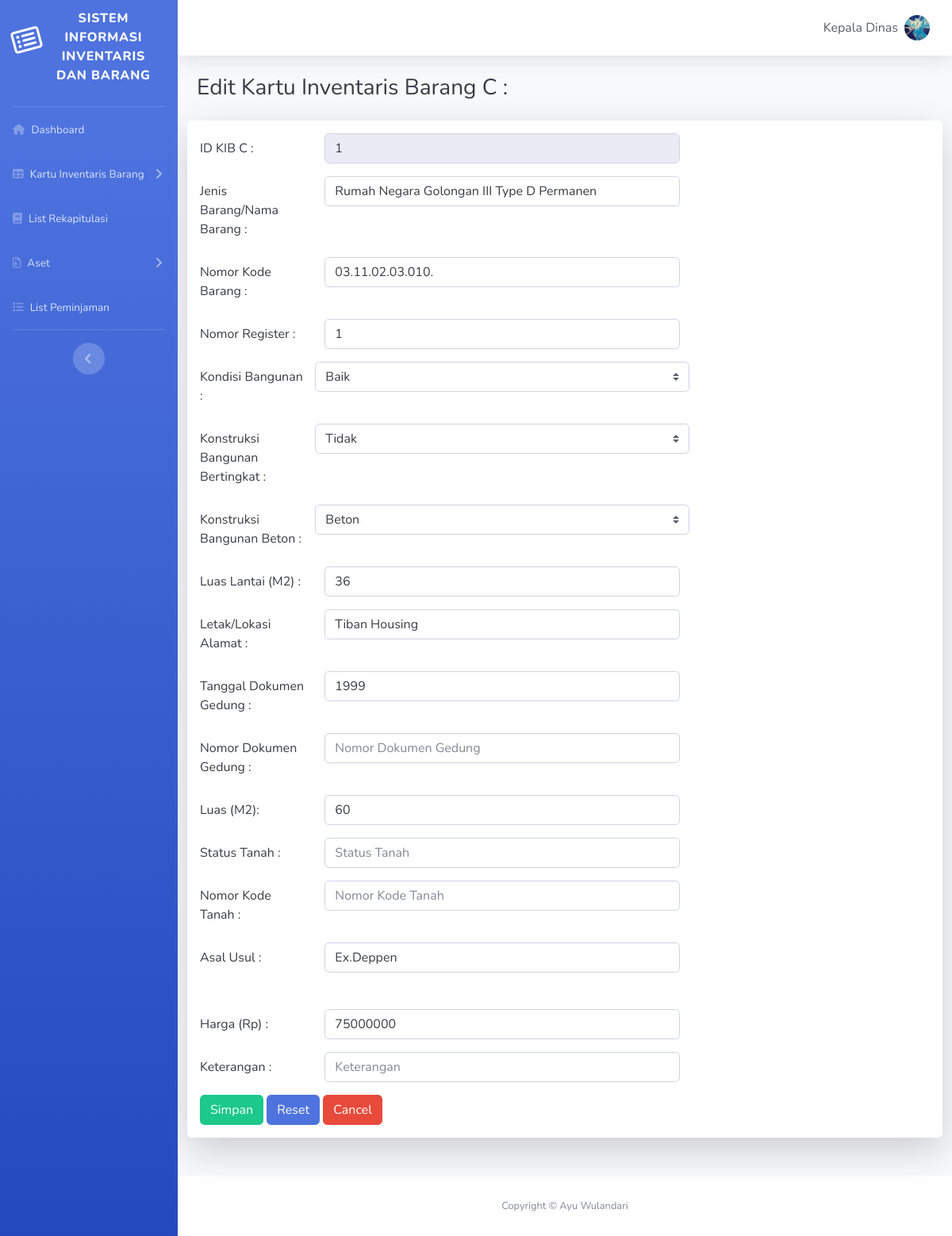
Page /view/ubah_kibC.php?id_kibC=1 (signed in) on the committed database.
### tables this page shows
CREATE TABLE `user` (
  `id_user` int(150) NOT NULL,
  `username` varchar(150) NOT NULL,
  `fullname` varchar(150) NOT NULL,
  `password` varchar(100) NOT NULL,
  `nip` varchar(255) NOT NULL,
  `jabatan` varchar(255) NOT NULL,
  `level` varchar(40) NOT NULL,
  `foto` varchar(100) DEFAULT NULL
);

CREATE TABLE `kib_c` (
  `id_kibC` int(150) NOT NULL,
  `jenis_barang` varchar(150) NOT NULL,
  `kode_barang` varchar(150) NOT NULL,
  `nomor_register` varchar(100) NOT NULL,
  `kondisi_bangunan` varchar(50) NOT NULL,
  `bertingkat` varchar(50) NOT NULL,
  `beton` varchar(40) NOT NULL,
  `luas_lantai` varchar(30) NOT NULL,
  `letak` varchar(30) NOT NULL,
  `tanggal` varchar(20) NOT NULL,
  `nomor` varchar(50) NOT NULL,
  `luas` varchar(10) NOT NULL,
  `status_tanah` varchar(40) NOT NULL,
  `nomor_tanah` varchar(40) NOT NULL,
  `asal_usul` varchar(30) NOT NULL,
  `harga` int(50) NOT NULL,
  `keterangan` varchar(50) NOT NULL
);

### view/ubah_kibC.php (the view, shortened to what the rows shown need)
<?php
include '../config.php';
?>
<!DOCTYPE html>
<html lang="en">
<head>
  <link href="vendor/fontawesome-free/css/all.min.css" rel="stylesheet" type="text/css">
  <link href="css/sb-admin-2.min.css" rel="stylesheet">
</head>
<body id="page-top">
  <div id="wrapper">
    <div id="content-wrapper" class="d-flex flex-column">
      <div id="content">
        <nav class="navbar navbar-expand navbar-light bg-white topbar mb-4 static-top shadow">
          <ul class="navbar-nav ml-auto">
            <li class="nav-item dropdown no-arrow">
              <a class="nav-link dropdown-toggle" href="#" id="userDropdown" role="button" data-toggle="dropdown" aria-haspopup="true" aria-expanded="false">
                <span class="mr-2 d-none d-lg-inline text-gray-800 medium"><?php echo $user->tampil_user("fullname", $_SESSION['iduser']) ;?></span>
                <img class="img-profile rounded-circle" src="./img/gambar/<?php echo $user->tampil_user("foto", $_SESSION['iduser']) ;?>" width="300" height="200">
              </a>
            </li>
          </ul>
        </nav>
        <div class="container-fluid">
          <h1 class="h3 mb-4 text-gray-900">Edit Kartu Inventaris Barang C :</h1>
          <div class="row">
          <div class="shadow-lg p-3 mb-5 col-sm-12 bg-white rounded">
          <form action="../modal/m.ubahKIBC.php" method="POST" data-parsley-validate class="form-horizontal form-label text-gray-900">
            <div class="form-group row">
                <div class="col-sm-10 col-md-6">
                  <input type="text" class="form-control text-gray-900" id="colFormLabel" name="jenis_barang" value="<?php echo $kib->cetak_KIBC('jenis_barang',$_GET['id_kibC']); ?>" placeholder="Jenis Barang/Nama Barang" required>
                </div>
              </div>
              <div class="form-group row">
                <div class="col-sm-10 col-md-6">
                  <input type="text" class="form-control text-gray-900" id="colFormLabel" name="kode_barang" value="<?php echo $kib->cetak_KIBC('kode_barang',$_GET['id_kibC']); ?>" placeholder="Nomor Kode Barang" required>
                </div>
              </div>
              <div class="form-group row">
                <div class="col-sm-10 col-md-6">
                  <input type="text" class="form-control text-gray-900" id="colFormLabel" name="nomor_register" value="<?php echo $kib->cetak_KIBC('nomor_register',$_GET['id_kibC']); ?>" placeholder="Nomor Register" required>
                </div>
              </div>
              <div class="form-group row">
                <div class="col-sm-10 col-md-6">
                  <input type="number" class="form-control text-gray-900" id="colFormLabel" name="luas_lantai" placeholder="Luas Lantai (M2)" value="<?php echo $kib->cetak_KIBC('luas_lantai',$_GET['id_kibC']); ?>">
                </div>
              </div>
              <div class="form-group row">
                <div class="col-sm-10 col-md-6">
                  <input type="text" class="form-control text-gray-900" id="colFormLabel" name="letak" placeholder="Letak/Lokasi Alamat" value="<?php echo $kib->cetak_KIBC('letak',$_GET['id_kibC']); ?>">
                </div>
              </div>
              <div class="form-group row">
                <div class="col-sm-10 col-md-6">
                  <input type="text" class="form-control text-gray-900" id="colFormLabel" name="tanggal" placeholder="Tanggal Dokumen Gedung" value="<?php echo $kib->cetak_KIBC('tanggal',$_GET['id_kibC']); ?>" required>
                </div>
              </div>
              <div class="form-group row">
                <div class="col-sm-10 col-md-6">
                  <input type="number" class="form-control text-gray-900" id="colFormLabel" name="luas" value="<?php echo $kib->cetak_KIBC('luas',$_GET['id_kibC']); ?>" placeholder="Luas (M2)">
                </div>
              </div>
              <div class="form-group row">
                <div class="col-sm-10 col-md-6">
                  <input type="text" class="form-control text-gray-900" id="colFormLabel" name="asal_usul" value="<?php echo $kib->cetak_KIBC('asal_usul',$_GET['id_kibC']); ?>" placeholder="Asal Usul" required>
                </div>
              </div>
              <div class="form-group row">
                <div class="col-sm-10 col-md-6">
                  <input type="number" class="form-control text-gray-900" id="duit" name="harga" value="<?php echo $kib->cetak_KIBC('harga',$_GET['id_kibC']); ?>"  placeholder="Harga (Rp)" required>
                </div>
              </div>
            </form>
      </div>
    </div>
    </div>
    </div>
  </div>
</body>
</html>

### rows in the picture
user: fullname "Kepala Dinas", foto (picture)
kib_c: jenis_barang "Rumah Negara Golongan III Type D Permanen", kode_barang "03.11.02.03.010.", nomor_register "1", luas_lantai "36", letak "Tiban Housing", tanggal "1999", luas "60", asal_usul "Ex.Deppen", harga "75000000"
